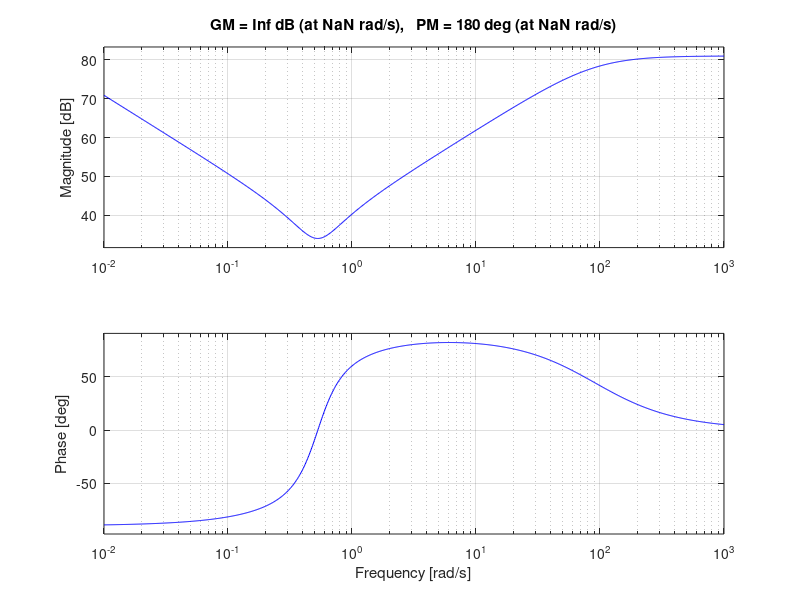
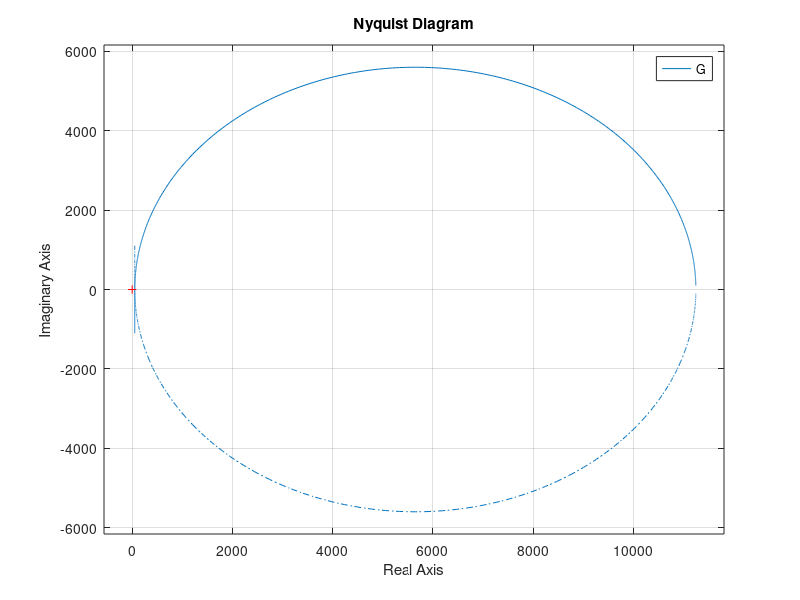

Reproduce these figures in MATLAB, in order.
%Edward Venator
%EECS 304 Spring 2012
%Helicopter Project

%System Dynamics
k = 0.15;
gi = 0.05;
wn = 1.25;
T = 0.09;

%Prefilter
numF = 1;
denF = 1;

%Controller
%PID
kp = 50;
kd = 2.5 * kp;
ki = .7 * kp;
lp = 90;
numG = [kd kp ki];
denG = [1/lp 1 0];

G = tf(numG, denG);

figure(1)
margin(G)

figure(2)
nyquist(G);